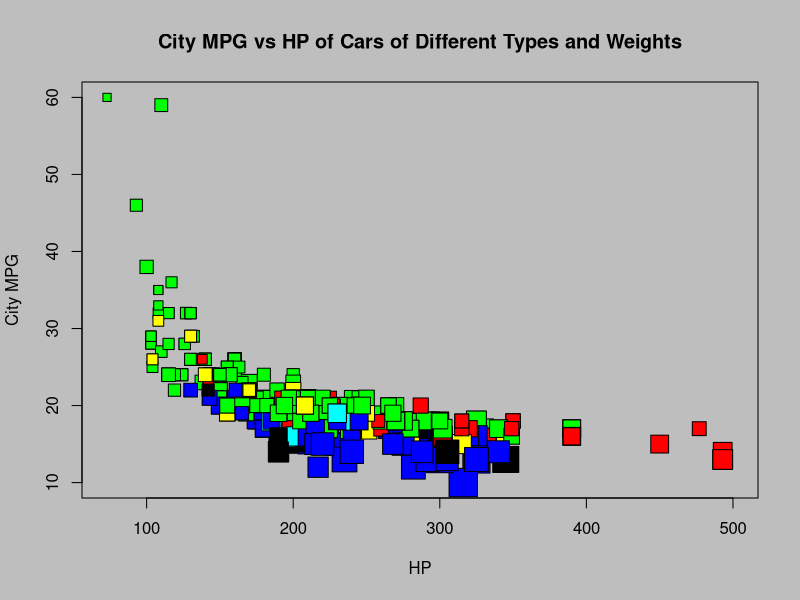

Source code (R):
x <- read.table("cars04.csv",header=T,sep=",")
str(x)
ex <- as.numeric(as.character(x$City.MPG))
qu <- as.numeric(as.character(x$HP))
w <- as.numeric(as.character(x$Weight))
x$Color = "black"
x$Color[x$Small.Sporty..Compact.Large.Sedan == 1] = "green"
x$Color[x$Sports.Car == 1] = "red"
x$Color[x$SUV == 1] = "blue"
x$Color[x$Wagon == 1] = "yellow"
x$Color[x$Minivan == 1] = "cyan"
x$Color[x$Pickup == 1] = "black"

png(filename="Cars04.png")
par(bg = "grey")
plot(qu,ex,pch=22,xlab = "HP",ylab = "City MPG", main = 'City MPG vs HP of Cars of Different Types and Weights', cex=w/1500, bg=x$Color)
dev.off()